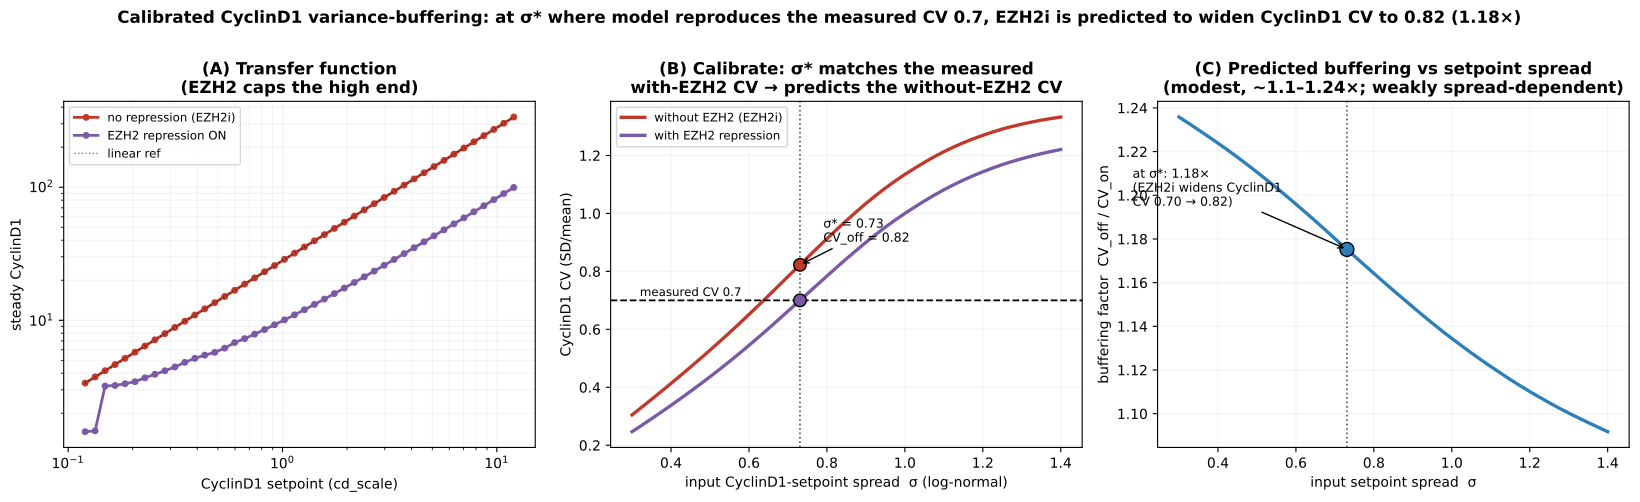

Recreate this plot in Python.
"""Calibrate the CyclinD1 variance-buffering prediction to the measured CV.

Only the CV (variance/mean) is meaningful (fluorescence a.u. are arbitrary). We want the CALIBRATED
statement: given the OBSERVED single-cell CyclinD1 CV (0.70, with EZH2 present), how much wider does the
model predict the distribution becomes WITHOUT EZH2 repression?

Method (efficient): the map from CyclinD1 SETPOINT (cd_scale) to steady CyclinD1 is a deterministic,
nonlinear transfer function, measured ONCE on a grid, with repression ON (default) and OFF (EZH2i). For
any input log-normal spread sigma we then push samples cd_scale=exp(sigma*z) through the interpolated
transfer functions and read off CV_on(sigma) and CV_off(sigma) -- no re-simulation. We solve for sigma*
where CV_on = 0.70 (matches the data), and report CV_off and the buffering factor there.

Run:  ./venv/bin/python simulations/sim_cyclind1_variance_calibrate.py [--fresh]
"""
import sys, os
sys.path.insert(0, os.path.dirname(os.path.dirname(os.path.abspath(__file__))))
import numpy as np
import matplotlib
matplotlib.use('Agg')
import matplotlib.pyplot as plt
import tellurium as te
from scipy.signal import find_peaks
from src.build_model_v44_heldt import build_model_v44

FRESH = '--fresh' in sys.argv
CACHE = 'simulations/sim_cyclind1_variance_calibrate_cache.npz'
KTL0 = 0.801
CV_DATA = 0.70                     # measured single-cell CyclinD1 CV (with EZH2 present), G0/1
T_END, SETTLE = 12000, 6000
CDSCALE = np.geomspace(0.12, 12.0, 44)    # transfer-function grid

M = build_model_v44(with_ezh2=True, with_hh=True)
MB = dict(SHH=0.5, HHi=0.0, MYCN_amplification=2.8, Ptch1_copy_number=0.1, p16=0.306, p18=1.553, kSyP21=0.002)
_R = te.loada(M); _R.integrator.setValue('relative_tolerance', 1e-6)
try: _R.integrator.setValue('maximum_num_steps', 300000)
except Exception: pass


def cell(cd_scale, ezh2i):
    _R.reset()
    for k, v in MB.items(): _R[k] = v
    _R['EZH2i'] = ezh2i; _R['k_Cd_translation'] = float(KTL0 * cd_scale)
    for atol in (1e-9, 1e-8, 1e-7, 1e-6):
        try:
            _R.integrator.setValue('absolute_tolerance', atol)
            d = _R.simulate(0, T_END, int(T_END / 0.5), selections=['time', 'Cd'])
            return float(np.nanmean(d['Cd'][d['time'] >= SETTLE]))
        except Exception:
            continue
    return np.nan


if FRESH or not os.path.exists(CACHE):
    cd_on = np.full(len(CDSCALE), np.nan); cd_off = np.full(len(CDSCALE), np.nan)
    for i, s in enumerate(CDSCALE):
        cd_on[i] = cell(s, 0); cd_off[i] = cell(s, 1)
        print(f"  {i+1:2d}/{len(CDSCALE)}  cd_scale {s:6.2f}  Cd_on {cd_on[i]:7.2f}  Cd_off {cd_off[i]:7.2f}", flush=True)
    np.savez(CACHE, CDSCALE=CDSCALE, cd_on=cd_on, cd_off=cd_off)
    print('cached ->', CACHE, flush=True)

z = np.load(CACHE)
CDSCALE, cd_on, cd_off = z['CDSCALE'], z['cd_on'], z['cd_off']
good = np.isfinite(cd_on) & np.isfinite(cd_off)
CDSCALE, cd_on, cd_off = CDSCALE[good], cd_on[good], cd_off[good]

rng = np.random.default_rng(7)
zz = rng.normal(0, 1, 40000)
SIG = np.linspace(0.30, 1.40, 45)
cv = lambda x: np.std(x) / np.mean(x)
CV_on, CV_off = [], []
for s in SIG:
    cs = np.clip(np.exp(s * zz), CDSCALE.min(), CDSCALE.max())
    CV_on.append(cv(np.interp(cs, CDSCALE, cd_on)))
    CV_off.append(cv(np.interp(cs, CDSCALE, cd_off)))
CV_on, CV_off = np.array(CV_on), np.array(CV_off)

# sigma* where CV_on == CV_DATA
if CV_on.max() >= CV_DATA >= CV_on.min():
    sig_star = float(np.interp(CV_DATA, CV_on, SIG))
else:
    sig_star = SIG[np.argmin(np.abs(CV_on - CV_DATA))]
cs = np.clip(np.exp(sig_star * zz), CDSCALE.min(), CDSCALE.max())
cvon_star = cv(np.interp(cs, CDSCALE, cd_on)); cvoff_star = cv(np.interp(cs, CDSCALE, cd_off))
ratio_star = cvoff_star / cvon_star
print(f"\nsigma* (model CyclinD1 CV_on = {CV_DATA}) = {sig_star:.3f}")
print(f"  at sigma*:  CV_on {cvon_star:.3f}   CV_off (EZH2i) {cvoff_star:.3f}   buffering {ratio_star:.2f}x")

C_ON, C_OFF = '#7a5aa6', '#c0392b'
fig, ax = plt.subplots(1, 3, figsize=(16.5, 5.0))

# (A) transfer function
ax[0].plot(CDSCALE, cd_off, '-o', color=C_OFF, ms=4, lw=2, label='no repression (EZH2i)')
ax[0].plot(CDSCALE, cd_on, '-o', color=C_ON, ms=4, lw=2, label='EZH2 repression ON')
ax[0].plot(CDSCALE, KTL0 * CDSCALE * (cd_off[0] / (KTL0 * CDSCALE[0])), 'k:', lw=1, alpha=0.5, label='linear ref')
ax[0].set_xscale('log'); ax[0].set_yscale('log')
ax[0].set_xlabel('CyclinD1 setpoint (cd_scale)'); ax[0].set_ylabel('steady CyclinD1')
ax[0].set_title('(A) Transfer function\n(EZH2 caps the high end)', fontweight='bold'); ax[0].legend(fontsize=8.5); ax[0].grid(alpha=0.15, which='both')

# (B) CV vs input sigma
ax[1].plot(SIG, CV_off, color=C_OFF, lw=2.4, label='without EZH2 (EZH2i)')
ax[1].plot(SIG, CV_on, color=C_ON, lw=2.4, label='with EZH2 repression')
ax[1].axhline(CV_DATA, color='k', ls='--', lw=1.3); ax[1].text(0.32, CV_DATA + 0.015, f'measured CV {CV_DATA}', fontsize=8.5)
ax[1].axvline(sig_star, color='#555', ls=':', lw=1.2)
ax[1].plot(sig_star, cvon_star, 'o', color=C_ON, ms=9, mec='k'); ax[1].plot(sig_star, cvoff_star, 'o', color=C_OFF, ms=9, mec='k')
ax[1].annotate(f'σ* = {sig_star:.2f}\nCV_off = {cvoff_star:.2f}', xy=(sig_star, cvoff_star), xytext=(sig_star + 0.06, cvoff_star + 0.08),
               fontsize=9, arrowprops=dict(arrowstyle='->'))
ax[1].set_xlabel('input CyclinD1-setpoint spread  σ (log-normal)'); ax[1].set_ylabel('CyclinD1 CV (SD/mean)')
ax[1].set_title('(B) Calibrate: σ* matches the measured\nwith-EZH2 CV → predicts the without-EZH2 CV', fontweight='bold')
ax[1].legend(fontsize=8.5, loc='upper left'); ax[1].grid(alpha=0.15)

# (C) buffering ratio vs sigma
ax[2].plot(SIG, CV_off / CV_on, color='#2c7fb8', lw=2.4)
ax[2].axvline(sig_star, color='#555', ls=':', lw=1.2)
ax[2].plot(sig_star, ratio_star, 'o', color='#2c7fb8', ms=10, mec='k')
ax[2].annotate(f'at σ*: {ratio_star:.2f}×\n(EZH2i widens CyclinD1\nCV {cvon_star:.2f} → {cvoff_star:.2f})',
               xy=(sig_star, ratio_star), xytext=(sig_star - 0.55, ratio_star + 0.02), fontsize=9,
               arrowprops=dict(arrowstyle='->'))
ax[2].set_xlabel('input setpoint spread  σ'); ax[2].set_ylabel('buffering factor  CV_off / CV_on')
ax[2].set_title('(C) Predicted buffering vs setpoint spread\n(modest, ~1.1–1.24×; weakly spread-dependent)', fontweight='bold'); ax[2].grid(alpha=0.15)

fig.suptitle(f'Calibrated CyclinD1 variance-buffering: at σ* where model reproduces the measured CV {CV_DATA}, EZH2i is predicted to widen CyclinD1 CV to {cvoff_star:.2f} ({ratio_star:.2f}×)',
             fontsize=12, fontweight='bold', y=1.0)
plt.tight_layout()
plt.savefig('simulations/sim_cyclind1_variance_calibrate.png', dpi=150, bbox_inches='tight')
plt.savefig('simulations/sim_cyclind1_variance_calibrate.pdf', bbox_inches='tight')
plt.close()
print('Saved sim_cyclind1_variance_calibrate.png')
